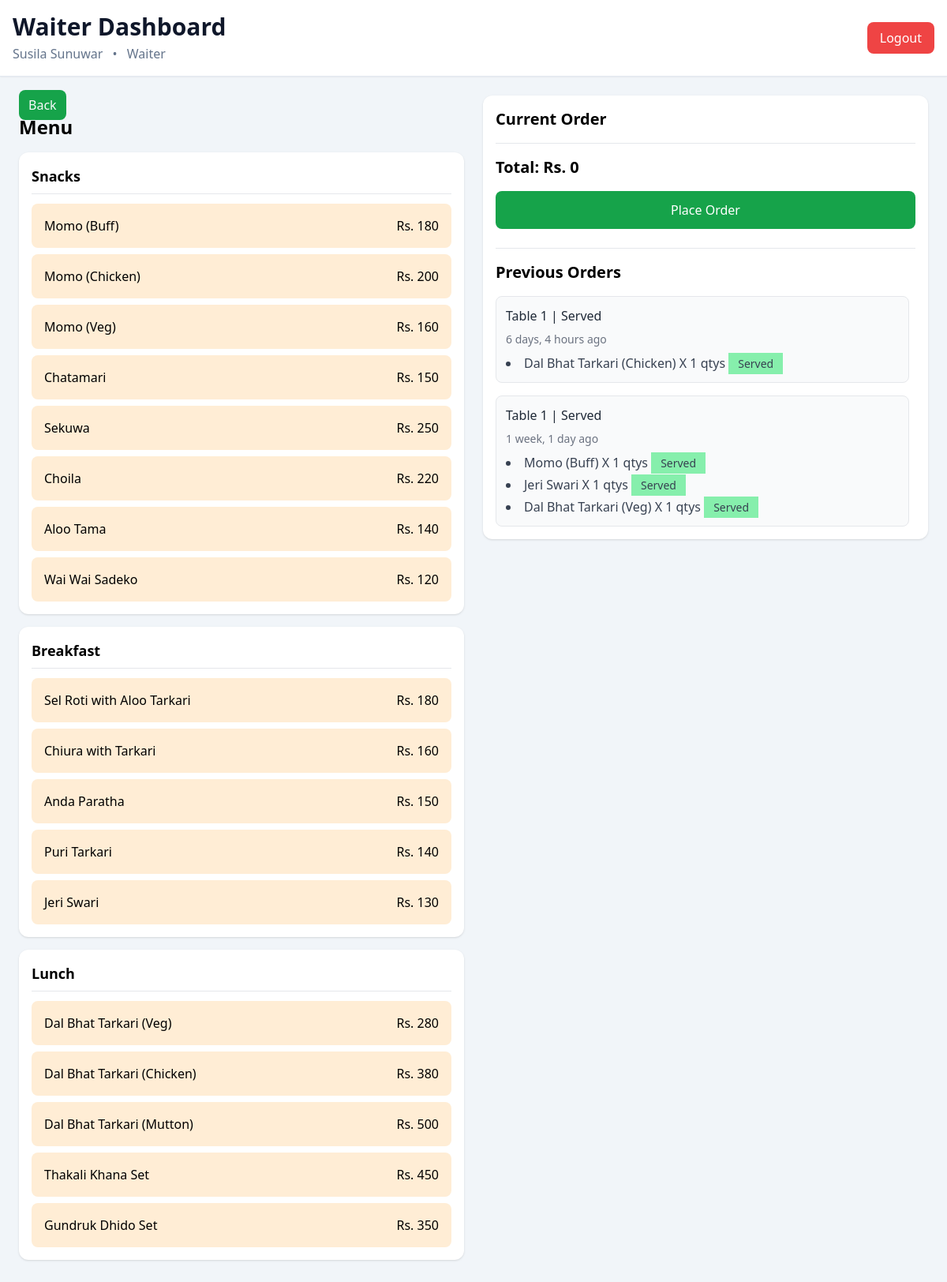
The app's page /orders/menu/15/ (signed in) with its own data.
### accounts/models.py (models this page shows)
class User(AbstractUser):
    class ROLE_CHOICES(models.TextChoices):
        WAITER = 'w', 'Waiter'
        BILLING = 'b', 'Billing'
        KITCHEN = 'k', 'Kitchen'
        OWNER = 'o', 'Owner'
    role = models.CharField(choices=ROLE_CHOICES, max_length=2)

### orders/models.py (models this page shows, shortened)
class Category(models.Model):
    name = models.CharField(max_length=150)
    class Meta:
        verbose_name_plural = 'Categories'
    def __str__(self):
        return self.name

class MenuItem(models.Model):
    class PRIORITY_CHOICES(models.TextChoices):
        HIGH = '3', 'High'
        MEDIUM = '2', 'Medium'
        LOW = '1', 'Low'
    category = models.ForeignKey(Category, on_delete=models.CASCADE, related_name='items')
    name = models.CharField(max_length=200)
    price = models.PositiveIntegerField()
    description = models.TextField(null = True, blank = True)
    default_priority = models.CharField(choices=PRIORITY_CHOICES, default=PRIORITY_CHOICES.MEDIUM, max_length=2)
    est_time = models.PositiveIntegerField(help_text="Write estimated preparation time in minutes", null=True, blank=True)
    station = models.ForeignKey(KitchenStation, on_delete=models.SET_NULL, null=True, related_name='items')
    def __str__(self):
        return self.name

class Order(models.Model):
    class ORDER_STATUS(models.TextChoices):
        PENDING = 'p', 'Pending'
        PARTIALLY_SERVED = 'ps', 'Partially Served'
        SERVED = 's', 'Served'
        BILLED = 'b', 'Billed'
    id = models.UUIDField(primary_key=True, default=uuid.uuid4, editable=False)
    table = models.ForeignKey(Table, on_delete=models.PROTECT, related_name='orders')
    status = models.CharField(max_length=2, choices=ORDER_STATUS, default=ORDER_STATUS.PENDING)
    created_at =  models.DateTimeField(auto_now_add=True)

class Table(models.Model):
    name = models.CharField(max_length=20)
    is_reserved = models.BooleanField(default=False, null=True)
    def __str__(self):
        return self.name

class OrderItem(models.Model):
    class ITEM_STATUS(models.TextChoices):
        PREPARING = 'p', 'Preparing'
        READY = 'r', 'Ready'
        SERVED = 's', 'Served'
    order = models.ForeignKey(Order, on_delete=models.PROTECT, related_name='items')
    menu_item = models.ForeignKey(MenuItem, on_delete=models.PROTECT, related_name='order_items')
    price = models.PositiveIntegerField()
    quantity = models.PositiveIntegerField(default=1)
    status = models.CharField(choices=ITEM_STATUS, max_length=2, default=ITEM_STATUS.PREPARING)
    priority = models.CharField(choices= MenuItem.PRIORITY_CHOICES, default=MenuItem.PRIORITY_CHOICES.MEDIUM, max_length=2)
    def __str__(self):
        return f"{self.menu_item} X {self.quantity} qtys"

### orders/views.py (the view, shortened to what this page needs)
# urls.py: path("menu/<table_id>/", views.menu_view, name="menu_view_url"),
@role_required([User.ROLE_CHOICES.WAITER])
def menu_view(request, table_id):
    categories = Category.objects.all()
    orders = Order.objects.filter(
        table_id=table_id
        ).exclude(
            status=Order.ORDER_STATUS.BILLED
            ).order_by("-created_at")
    return render(request, "orders/menu.html", {
        'categories':categories,
        'table_id':table_id,
        'orders':orders
    })

### orders/templates/orders/menu.html (shortened to what this page needs)
{% extends 'orders/base.html' %}
{% load humanize %}
{% block heading %}
Waiter Dashboard
{% endblock %}
{% block main_content %}
  <div class="grid grid-cols-1 md:grid-cols-2 gap-6">
            <div>
                <a class="py-2 px-3 bg-green-600 text-gray-50 rounded-lg" href="{% url 'tables_view_url' %}">Back</a>
                <h1 class="text-2xl font-bold mb-4">Menu</h1>
                {% for category in categories %}
                <div class="bg-white rounded-xl shadow p-4 mb-4">
                    <h2 class="font-bold text-lg mb-3 border-b pb-2">
                        {{ category }}
                    </h2>
                    <div class="grid gap-2">
                        {% for item in category.items.all %}
                        <div class="menu-item cursor-pointer bg-orange-100 hover:bg-orange-200 rounded-lg p-4 transition"
                            data-item-id="{{ item.id }}" data-item-name="{{ item.name }}"
                            data-item-price="{{ item.price }}">
                            <div class="flex justify-between">
                                <span class="font-medium">{{ item.name }}</span>
                                <span>Rs. {{ item.price }}</span>
                            </div>
                        </div>
                        {% endfor %}
                    </div>
                </div>
                {% endfor %}
            </div>
            <div class="bg-white rounded-xl shadow p-4 h-fit sticky top-4">
                <h2 class="text-xl font-bold mb-4">
                    Current Order
                </h2>
                <form class="border-t mt-4 pt-4" method="post">
                    <h3 id="total-price" class="text-xl font-bold">
                        Total: Rs. 0
                    </h3>
                    <button id="place-order-btn"
                        class="w-full mt-4 bg-green-600 text-white py-3 rounded-lg hover:bg-green-700">
                        Place Order
                    </button>
                </form>
                <div class="border-t mt-6 pt-4">
                    <h3 class="text-xl font-bold mb-4">
                        Previous Orders
                    </h3>
                    <div class="max-h-80 overflow-y-auto pr-2 space-y-4">
                        {% for order in orders %}
                        <div class="bg-gray-50 rounded-lg p-3 border border-gray-200">
                            <div class="font-medium text-gray-800 mb-2">
                                {{ order.table }} | {{ order.get_status_display }}
                            </div>
                            <div class="text-sm text-gray-500 mb-2">
                                {{ order.created_at|naturaltime }}
                            </div>
                            <ul class="list-disc list-inside text-gray-700 space-y-1">
                                {% for item in order.items.all %}
                                <li>{{ item }}
                                    <span class="px-3 py-1 bg-green-300 text-sm">{{ item.get_status_display }}</span>
                                </li>
                                {% endfor %}
                            </ul>
                        </div>
                        {% empty %}
                        <div class="text-gray-500 text-sm">
                            No previous orders found.
                        </div>
                        {% endfor %}
                    </div>
                </div>
            </div>
        </div>
{% endblock %}

### orders/templates/orders/base.html (shortened to what this page needs)
<!DOCTYPE html>
<html lang="en">
<head>
    <script src="https://cdn.tailwindcss.com"></script>
</head>
<body class="bg-slate-100 min-h-screen">
    <header class="sticky top-0 z-50 bg-white border-b border-slate-200 shadow-sm">
        <div class="max-w-7xl mx-auto px-4 py-4">
            <div class="flex flex-col md:flex-row md:items-center md:justify-between gap-4">
                <div>
                    <h1 class="text-3xl font-bold text-slate-900">
                       {% block heading %}
                       {% endblock %}
                    </h1>
                    <div class="mt-1 text-md text-slate-500">
                        {{ request.user.first_name }} {{ request.user.last_name }}
                        <span class="mx-2">•</span>
                        {{ request.user.get_role_display }}
                    </div>
                </div>
                <a href="{% url 'logout_view_url' %}"
                    class="inline-flex items-center justify-center px-4 py-2 rounded-lg bg-red-500 hover:bg-red-600 text-white font-medium transition">
                    Logout
                </a>
            </div>
        </div>
    </header>
    <main class="max-w-7xl mx-auto p-4 md:p-6">
        {% block main_content %}
        {% endblock %}
    </main>
</body>
</html>

### records on screen
User: user.first_name "Susila", user.last_name "Sunuwar", user.role "Waiter"
Category: name "Snacks"
MenuItem: name "Momo (Buff)", price "180"
MenuItem: name "Momo (Chicken)", price "200"
MenuItem: name "Momo (Veg)", price "160"
MenuItem: name "Chatamari", price "150"
MenuItem: name "Sekuwa", price "250"
MenuItem: name "Choila", price "220"
MenuItem: name "Aloo Tama", price "140"
MenuItem: name "Wai Wai Sadeko", price "120"
Category: name "Breakfast"
MenuItem: name "Sel Roti with Aloo Tarkari", price "180"
MenuItem: name "Chiura with Tarkari", price "160"
MenuItem: name "Anda Paratha", price "150"
MenuItem: name "Puri Tarkari", price "140"
MenuItem: name "Jeri Swari", price "130"
Category: name "Lunch"
MenuItem: name "Dal Bhat Tarkari (Veg)", price "280"
MenuItem: name "Dal Bhat Tarkari (Chicken)", price "380"
MenuItem: name "Dal Bhat Tarkari (Mutton)", price "500"
MenuItem: name "Thakali Khana Set", price "450"
MenuItem: name "Gundruk Dhido Set", price "350"
Order: table "Table 1", status "Served", created_at "6 days, 4 hours ago"
OrderItem: menu_item+quantity "Dal Bhat Tarkari (Chicken) X 1 qtys", status "Served"
Order: table "Table 1", status "Served", created_at "1 week, 1 day ago"
OrderItem: menu_item+quantity "Momo (Buff) X 1 qtys", status "Served"
OrderItem: menu_item+quantity "Jeri Swari X 1 qtys", status "Served"
OrderItem: menu_item+quantity "Dal Bhat Tarkari (Veg) X 1 qtys", status "Served"
